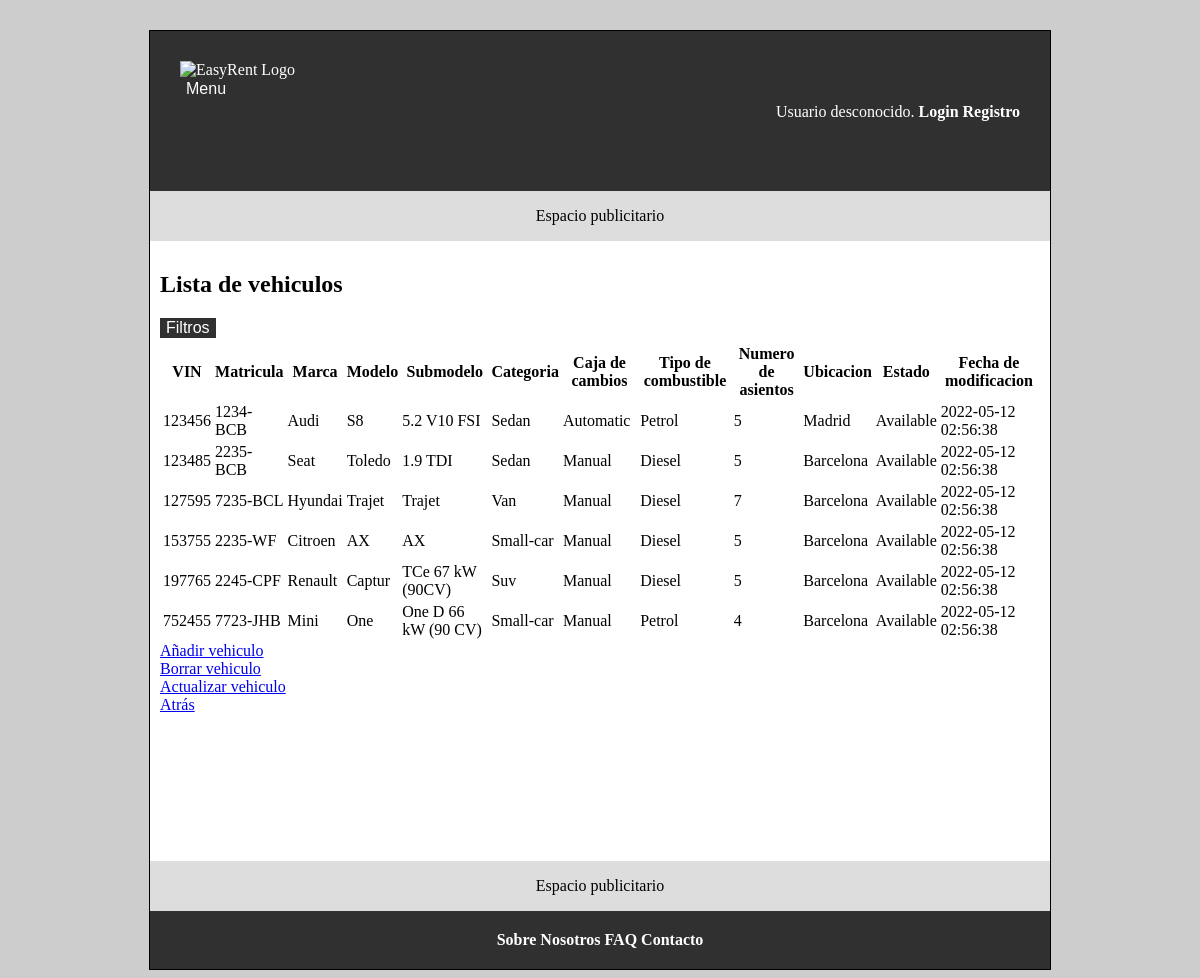
The page /vehiclesAdmin.php on the database its author committed.
### tables this page shows
create table
  Vehicle (
    vin bigint primary key,
    licensePlate varchar(10) not null,
    model bigint unsigned,
    location varchar(40),
    state enum ('Available', 'Unavailable', 'Reserved') default 'Available',
    fecha TIMESTAMP DEFAULT CURRENT_TIMESTAMP  ON UPDATE CURRENT_TIMESTAMP,
    foreign key (model) references Model(m_id) ON DELETE RESTRICT,
    check (vin regexp '^[0-9]{6}$'),
    check (licensePlate regexp '^[0-9]{4}-(?!.*(LL|CH))[BCDFGHJKLMNPRSTVWXYZ]{1,3}$')

  );

create table
  Model (
    m_id serial primary key,
    brand varchar(40),
    model varchar(40),
    submodel varchar(40) unique not null,
    gearbox enum('Manual', 'Automatic', 'Semi-automatic', 'Duplex'),
    category enum('Coupe', 'Pickup', 'Roadster', 'Sedan', 'Small-car', 'Suv', 'Van'),
    fuelType enum ('Diesel', 'Electric-hybrid', 'Electric', 'Petrol', 'Plug-in-hybrid') not null,
    seatCount tinyint not null,
    vehicleImg bigint unsigned,
    fecha TIMESTAMP DEFAULT CURRENT_TIMESTAMP  ON UPDATE CURRENT_TIMESTAMP,
    foreign key (vehicleImg) references Image(img_id),
    check (seatCount regexp '^[2-9]{1}$')
  );

### includes/service/VehicleService.php (called while the page is built, shortened)
<?php
class VehicleService {
    private $vehicleRepository;
    private static $instance;
    private function __construct() {
        $this->vehicleRepository = $GLOBALS['db_vehicle_repository'];
    }
    public static function getInstance()
    {
        if (!self::$instance instanceof self) {
            self::$instance = new self();
        }
        return self::$instance;
    }
    public function readAllVehicles(){
        return $this->vehicleRepository->findAll();
    }
}

### includes/persistance/repository/MysqlConnector.php (called while the page is built, shortened)
<?php
class MysqlConnector implements DatabaseConnection {
    private static $instance;
    private $mysqli;
    private function __construct()
    {
        $this->mysqli = null;
    }
    public static function getInstance()
    {
        if (self::$instance === null)
            self::$instance = new self;
        return self::$instance;
    }
    public function getConnection()
    {
        if ($this->mysqli == null) {
            $mysqli = new mysqli(BD_HOST, BD_USER, BD_PASS, BD_NAME, BD_PORT);
            $this->mysqli = $mysqli;
        }
        return $this->mysqli;
    }
    public function query($sql) {
        return $this->getConnection()->query($sql);
    }
    public function prepare($sql) {
        return self::getInstance()->getConnection()->prepare($sql);
    }
}

### includes/persistance/repository/MysqlVehicleRepository.php (called while the page is built, shortened)
<?php
class MysqlVehicleRepository extends AbstractMysqlRepository {
    public function findAll() : array
    {
        $vehicles = [];
        $sql = sprintf("select * from Vehicle");
        $stmt = $this->db->prepare($sql);
        $stmt->execute();
        $result = $stmt->get_result();
        while ($row = $result->fetch_assoc()) {
            $vehicle = new Vehicle($row['vin'], $row['licensePlate'], $row['model'], $row['location'], $row['state'], $row['fecha']);
            $vehicles[] = $vehicle;
        }
        return $vehicles;
    }
}

### includes/service/lists/VehicleList.php (called while the page is built, shortened)
<?php
class VehicleList
{
    private $array;
    public function __construct($array = array())
    {
        $this->array = $array;
    }
    public function getArray()
    {
        return $this->array;
    }
}

### includes/persistance/entity/Vehicle.php (called while the page is built, shortened)
<?php
class Vehicle
{
    private $vin;
    private $licensePlate;
    private $model;
    private $location;
    private $state;
    private $timeStamp;
    public function __construct($vin, $licensePlate, $model, $location, $state = 'available', $timeStamp = null)
    {
        $this->vin = $vin;
        $this->licensePlate = $licensePlate;
        $this->model = $model;
        $this->location = $location;
        $this->state = $state;
        $this->timeStamp = $timeStamp;
    }
    public function getVin()
    {
        return $this->vin;
    }
    public function getLicensePlate()
    {
        return $this->licensePlate;
    }
    public function getModel()
    {
        return $this->model;
    }
    public function getLocation()
    {
        return $this->location;
    }
    public function getState()
    {
        return $this->state;
    }
    public function getTimeStamp()
    {
        return $this->timeStamp;
    }
}

### includes/service/ModelService.php (called while the page is built, shortened)
<?php
class ModelService {
    private $modelRepository;
    private static $instance;
    private function __construct() {
        $this->modelRepository = $GLOBALS['db_model_repository'];
    }
    public static function getInstance()
    {
        if (!self::$instance instanceof self) {
            self::$instance = new self();
        }
        return self::$instance;
    }
    public function readModelById($m_id){
        return $this->modelRepository->findById($m_id);
    }
}

### includes/persistance/repository/AbstractMysqlRepository.php (called while the page is built, shortened)
<?php
abstract class AbstractMysqlRepository implements Repository {
    public function __construct(MysqlConnector $connector) {
        $this->db = $connector;
    }
}

### includes/persistance/repository/MysqlModelRepository.php (called while the page is built, shortened)
<?php
class MysqlModelRepository extends AbstractMysqlRepository {
    public function findById($m_id) : ?Model
    {
        $model = null;
        $sql = sprintf("select * from Model where m_id = %d", $m_id);
        $result = $this->db->query($sql);
        if ($result !== false && $result->num_rows > 0) {
            $obj = $result->fetch_object();
            $model = new Model($obj->m_id, $obj->brand, $obj->model, $obj->submodel, $obj->gearbox, $obj->category, $obj->fuelType, $obj->seatCount, $obj->vehicleImg, $obj->fecha);
        }
        return $model;
    }
}

### includes/persistance/entity/Model.php (called while the page is built, shortened)
<?php
class Model
{
    private $brand;
    private $model;
    private $submodel;
    private $gearbox;
    private $category;
    private $fuelType;
    private $seatCount;
    public function __construct($m_id, $brand, $model, $submodel, $gearbox, $category, $fuelType, $seatCount, $image, $timeStamp = null)
    {
        $this->brand = $brand;
        $this->model = $model;
        $this->submodel = $submodel;
        $this->gearbox = $gearbox;
        $this->category = $category;
        $this->fuelType = $fuelType;
        $this->seatCount = $seatCount;
    }
    public function getBrand()
    {
        return $this->brand;
    }
    public function getModel()
    {
        return $this->model;
    }
    public function getSubmodel()
    {
        return $this->submodel;
    }
    public function getGearbox()
    {
        return $this->gearbox;
    }
    public function getCategory()
    {
        return $this->category;
    }
    public function getFuelType()
    {
        return $this->fuelType;
    }
    public function getSeatCount()
    {
        return $this->seatCount;
    }
}

### vehiclesAdmin.php (the view, shortened to what this page needs)
<?php
$vehicleService = VehicleService::getInstance();
$modelService = ModelService::getInstance();
$defaultFunctions = array('cmpVin', 'cmpLicensePlate', 'cmpBrand', 'cmpModel', 'cmpCategory', 'cmpGearbox', 'cmpFuelType', 'cmpSeatCount', 'cmpLocation', 'cmpState', 'cmpFecha');
$functionNames = ['cmpVin' => 'VIN', 'cmpLicensePlate' => 'Matricula', 'cmpBrand' => 'Marca', 'cmpModel' => 'Modelo', 'cmpCategory' => 'Categoria', 'cmpGearbox' => 'Caja de cambios', 'cmpFuelType' => 'Tipor de combustible', 'cmpSeatCount' => 'Numero de asientos', 'cmpLocation' => 'Ubicacion', 'cmpState' => 'Estado', 'cmpFecha' => 'Fecha de modificacion'];
$vehiclesList = new VehicleList($vehicleService->readAllVehicles());
$rutaApp = RUTA_APP;
$filterSelector = '';
if(!empty($defaultFunctions)){
    foreach($defaultFunctions as $function) {
        $filterSelector .= "<a href=\"{$rutaApp}/src/vehiclesAdmin.php?orderVehiclesBy={$function}\">{$functionNames[$function]}</a>";
    }
}
$filterSelector .= '';
$contenidoPrincipal = <<<EOS
    <div>
    <h2>Lista de vehiculos</h2>
    <div class="dropdown">
    <button class="dropbtn" style="float:left">Filtros</button>
    <div class="dropdown-content">
    $filterSelector
    </div>
    </div>
    <div>
    <table>
        <tr>
            <th>VIN</th>
            <th>Matricula</th>
            <th>Marca</th>
            <th>Modelo</th>
            <th>Submodelo</th>
            <th>Categoria</th>
            <th>Caja de cambios</th>
            <th>Tipo de combustible</th>
            <th>Numero de asientos</th>
            <th>Ubicacion</th>
            <th>Estado</th>
            <th>Fecha de modificacion</th>
        </tr>
EOS;
foreach($vehiclesList->getArray() as $vehicle) {
    $vehicleModel = $modelService->readModelById($vehicle->getModel());
    $contenidoPrincipal .= <<<EOS
        <tr>
            <td>{$vehicle->getVin()}</td>
            <td>{$vehicle->getLicensePlate()}</td>
            <td>{$vehicleModel->getBrand()}</td>
            <td>{$vehicleModel->getModel()}</td>
            <td>{$vehicleModel->getSubmodel()}</td>
            <td>{$vehicleModel->getCategory()}</td>
            <td>{$vehicleModel->getGearbox()}</td>
            <td>{$vehicleModel->getFuelType()}</td>
            <td>{$vehicleModel->getSeatCount()}</td>
            <td>{$vehicle->getLocation()}</td>
            <td>{$vehicle->getState()}</td>
            <td>{$vehicle->getTimeStamp()}</td>
        </tr>
    EOS;
}
$contenidoPrincipal .= <<<EOS
    </table>
    </div>
    </div>
    <div>
    <div class="info">
    <a href="nuevoVehiculo.php">Añadir vehiculo</a>
    </div>
    <div class="info">
    <a href="borrarVehiculo.php">Borrar vehiculo</a>
    </div>
    <div class="info">
    <a href="actualizarVehiculo.php">Actualizar vehiculo</a>
    </div>
    <div id="anteriorUrl">
    <a href="admin.php">Atrás</a>
    </div>
    </div>
EOS;
require __DIR__.'/includes/vistas/plantillas/plantilla.php';

### estilo.css (style rules this page uses)
body { background-color: #cdcdcd; }
button.dropbtn { background-color: #303030; color: white; font-size: 16px; border: none; cursor: pointer; }
div.dropdown { position: relative; display: inline-block; }
button, a.boton { border: 1px solid black; font-size: 0.9em; font-family: Arial, serif; font-weight: 400; }

### rows shown on the page
vehicle: vin "123456", licensePlate "1234-BCB", model.brand "Audi", model.model "S8", model.submodel "5.2 V10 FSI", model.category "Sedan", model.gearbox "Automatic", model.fuelType "Petrol", model.seatCount "5", location "Madrid", state "Available", fecha "2022-05-12 02:56:38"
vehicle: vin "123485", licensePlate "2235-BCB", model.brand "Seat", model.model "Toledo", model.submodel "1.9 TDI", model.category "Sedan", model.gearbox "Manual", model.fuelType "Diesel", model.seatCount "5", location "Barcelona", state "Available", fecha "2022-05-12 02:56:38"
vehicle: vin "127595", licensePlate "7235-BCL", model.brand "Hyundai", model.model "Trajet", model.submodel "Trajet", model.category "Van", model.gearbox "Manual", model.fuelType "Diesel", model.seatCount "7", location "Barcelona", state "Available", fecha "2022-05-12 02:56:38"
vehicle: vin "153755", licensePlate "2235-WF", model.brand "Citroen", model.model "AX", model.submodel "AX", model.category "Small-car", model.gearbox "Manual", model.fuelType "Diesel", model.seatCount "5", location "Barcelona", state "Available", fecha "2022-05-12 02:56:38"
vehicle: vin "197765", licensePlate "2245-CPF", model.brand "Renault", model.model "Captur", model.submodel "TCe 67 kW (90CV)", model.category "Suv", model.gearbox "Manual", model.fuelType "Diesel", model.seatCount "5", location "Barcelona", state "Available", fecha "2022-05-12 02:56:38"
vehicle: vin "752455", licensePlate "7723-JHB", model.brand "Mini", model.model "One", model.submodel "One D 66 kW (90 CV)", model.category "Small-car", model.gearbox "Manual", model.fuelType "Petrol", model.seatCount "4", location "Barcelona", state "Available", fecha "2022-05-12 02:56:38"

### other values the page prints
$banner "Espacio publicitario"
